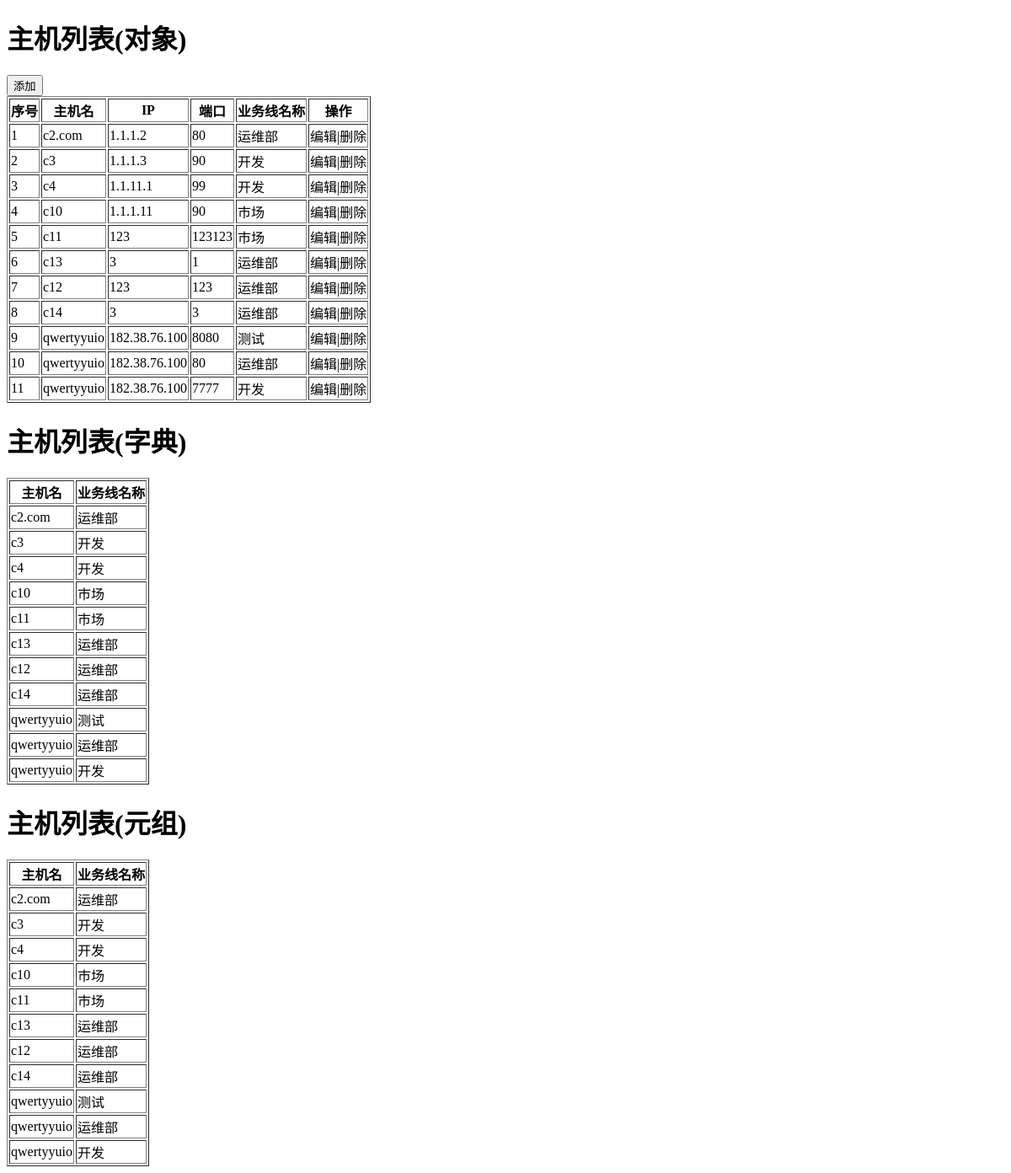
Screenshot of /host with the database file from the repository.
### app01/models.py (models this page shows)
class Host(models.Model):
    nid = models.AutoField(primary_key=True)
    hostname = models.CharField(max_length=32,db_index=True)
    ip = models.GenericIPAddressField(protocol="ipv4",db_index=True)
    port = models.IntegerField()
    b = models.ForeignKey(to="Business", to_field='id',on_delete=models.CASCADE)   # on_delete=models.CASCADE

class Business(models.Model):
    caption = models.CharField(max_length=32)
    code = models.CharField(max_length=32,null=True,default="SA")

### app01/views.py (the view, shortened to what this page needs)
# urls.py: url(r'^host$', views.host),
def host(request):
    if request.method == "GET":
        v1 = models.Host.objects.filter(nid__gt=0)
        v2 = models.Host.objects.filter(nid__gt=0).values('nid','hostname','b_id','b__caption')
        v3 = models.Host.objects.filter(nid__gt=0).values_list('nid','hostname','b_id','b__caption')
        b_list = models.Business.objects.all()
        return render(request, 'host.html', {'v1': v1,'v2': v2,'v3': v3,'b_list':b_list})

### templates/host.html (shortened to what this page needs)
<!DOCTYPE html>
<html lang="en">
<head>
</head>
<body>
    <h1>主机列表(对象)</h1>
    <div>
        <input id="add_host" type="button" value="添加" />
    </div>
    <table border="1">
        <thead>
            <tr>
                <th>序号</th>
                <th>主机名</th>
                <th>IP</th>
                <th>端口</th>
                <th>业务线名称</th>
                <th>操作</th>
            </tr>
        </thead>
        <tbody>
                {% for row in v1 %}
                    <tr hid="{{ row.nid }}" bid="{{ row.b_id }}">
                        <td>{{ forloop.counter }}</td>
                        <td>{{ row.hostname }}</td>
                        <td>{{ row.ip }}</td>
                        <td>{{ row.port }}</td>
                        <td>{{ row.b.caption }}</td>
                        <td>
                            <a class="edit">编辑</a>|<a class="delete">删除</a>
                        </td>
                    </tr>
                {% endfor %}
        </tbody>
    </table>
    <h1>主机列表(字典)</h1>
    <table border="1">
        <thead>
            <tr>
                <th>主机名</th>
                <th>业务线名称</th>
            </tr>
        </thead>
        <tbody>
            {% for row in v2 %}
                <tr hid="{{ row.nid }}" bid="{{ row.b_id }}">
                    <td>{{ row.hostname }}</td>
                    <td>{{ row.b__caption }}</td>
                </tr>
            {% endfor %}
        </tbody>
    </table>
    <h1>主机列表(元组)</h1>
    <table border="1">
        <thead>
            <tr>
                <th>主机名</th>
                <th>业务线名称</th>
            </tr>
        </thead>
        <tbody>
            {% for row in v3 %}
                <tr hid="{{ row.0 }}" bid="{{ row.2 }}">
                    <td>{{ row.1 }}</td>
                    <td>{{ row.3 }}</td>
                </tr>
            {% endfor %}
        </tbody>
    </table>
</body>
</html>

### rows the page displays
Host: hostname "c2.com", ip "1.1.1.2", port "80", b.caption "运维部", b__caption "运维部", row "运维部"
Host: hostname "c3", ip "1.1.1.3", port "90", b.caption "开发", b__caption "开发", row "开发"
Host: hostname "c4", ip "1.1.11.1", port "99", b.caption "开发", b__caption "开发", row "开发"
Host: hostname "c10", ip "1.1.1.11", port "90", b.caption "市场", b__caption "市场", row "市场"
Host: hostname "c11", ip "123", port "123123", b.caption "市场", b__caption "市场", row "市场"
Host: hostname "c13", ip "3", port "1", b.caption "运维部", b__caption "运维部", row "运维部"
Host: hostname "c12", ip "123", port "123", b.caption "运维部", b__caption "运维部", row "运维部"
Host: hostname "c14", ip "3", port "3", b.caption "运维部", b__caption "运维部", row "运维部"
Host: hostname "qwertyyuio", ip "182.38.76.100", port "8080", b.caption "测试", b__caption "测试", row "测试"
Host: hostname "qwertyyuio", ip "182.38.76.100", port "80", b.caption "运维部", b__caption "运维部", row "运维部"
Host: hostname "qwertyyuio", ip "182.38.76.100", port "7777", b.caption "开发", b__caption "开发", row "开发"
